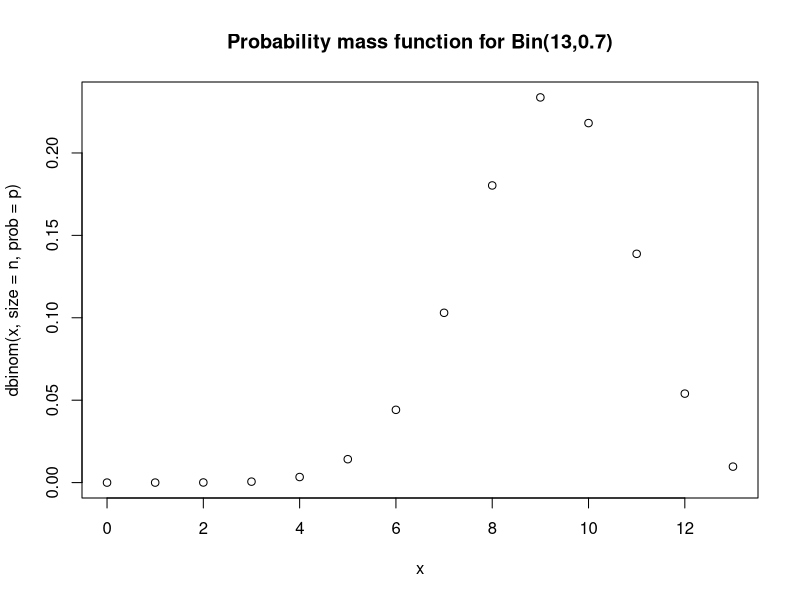
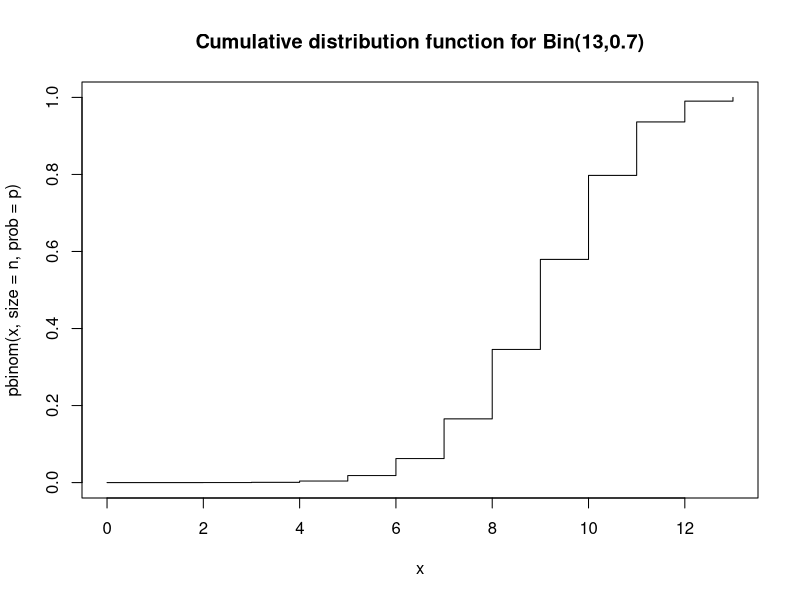
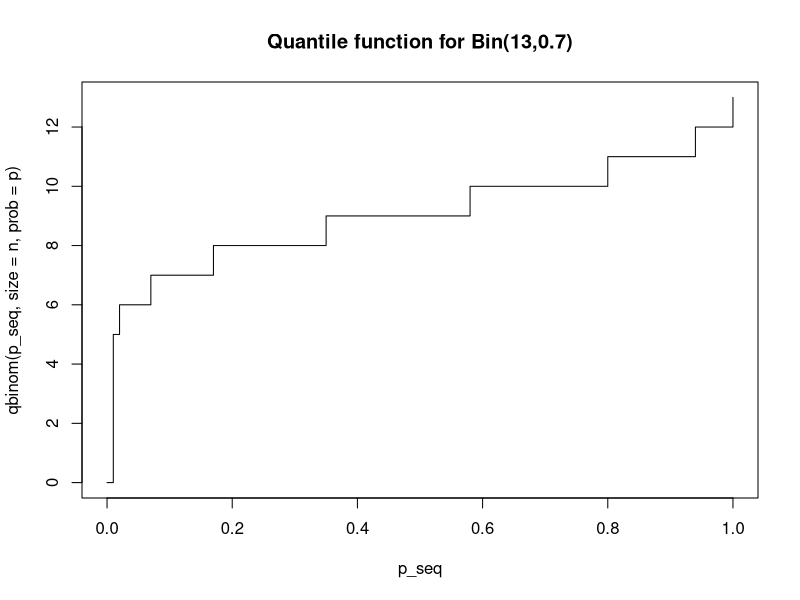
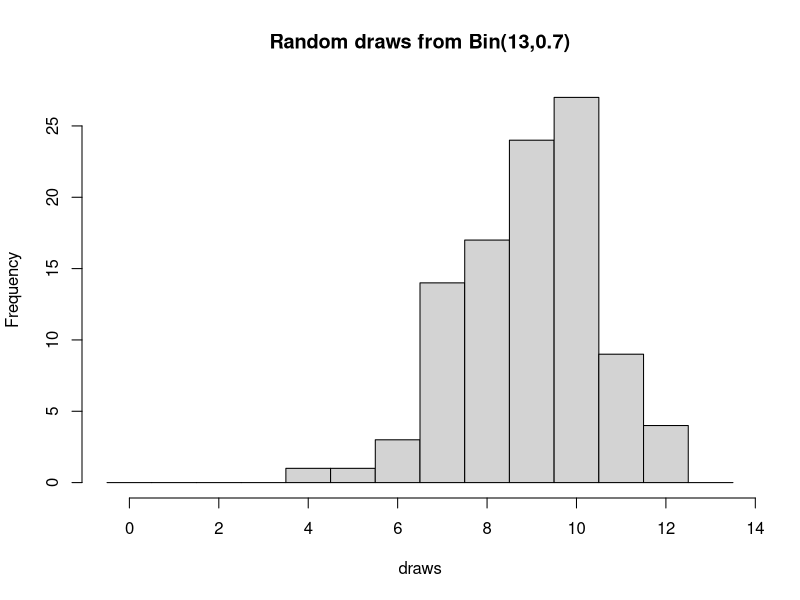
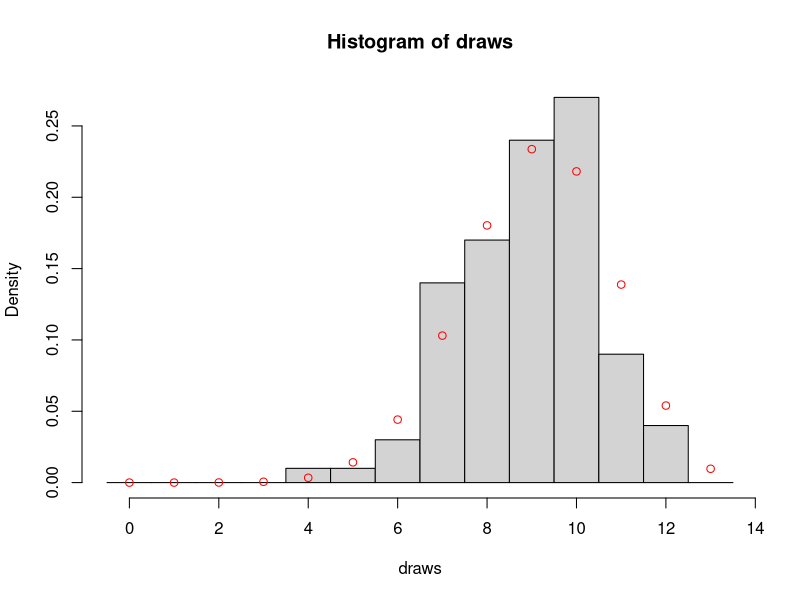
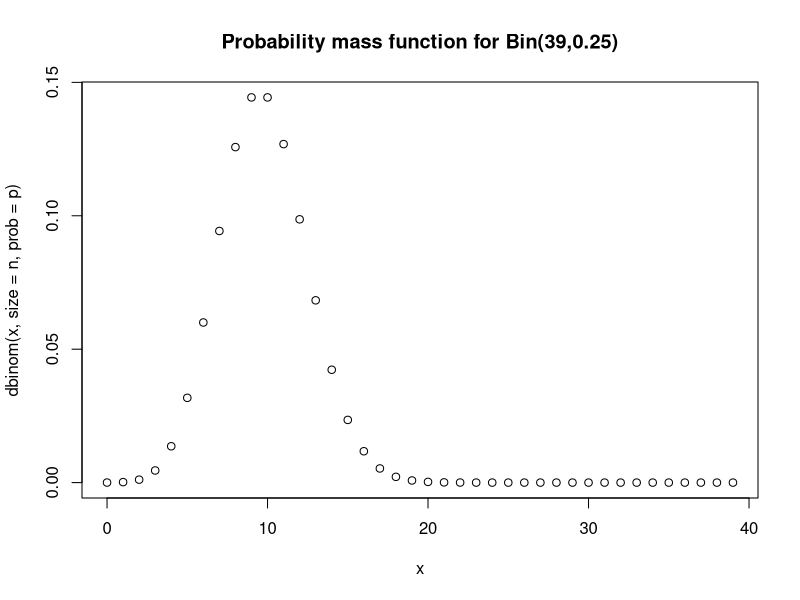
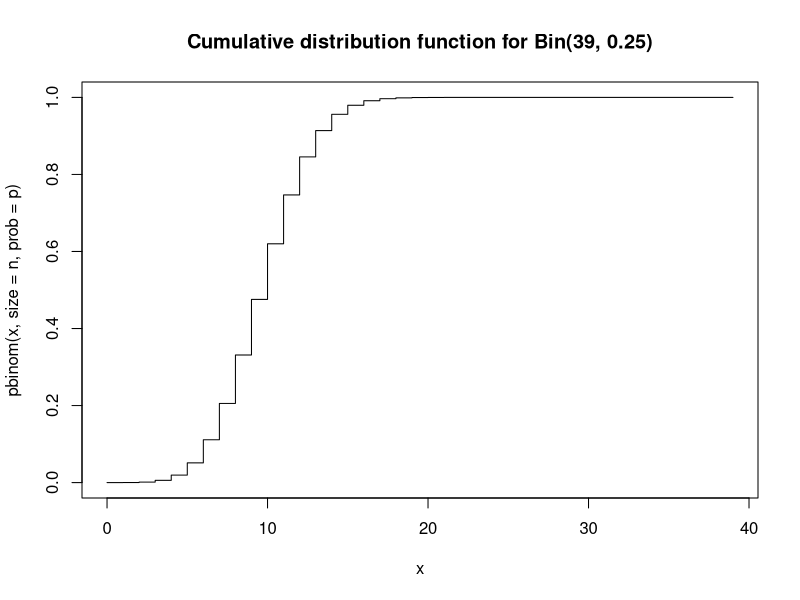
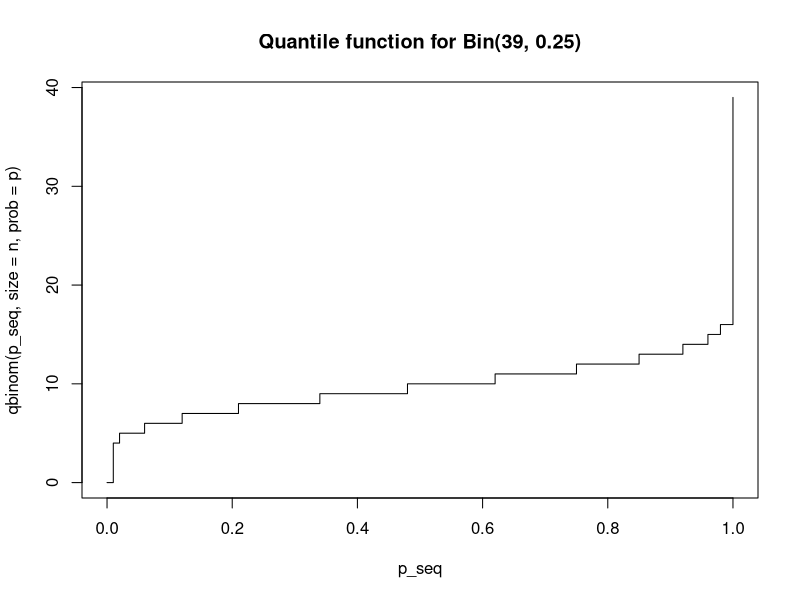

The R source for these figures, in order: (Note: this script raises an error after producing the figures.)
## ---- chunk 1
n <- 13
p <- 0.7
dbinom(6, size = n, prob = p)
## ---- chunk 2
x <- 0:n
plot(x, dbinom(x, size = n, prob = p), main = "Probability mass function for Bin(13,0.7)")
## ---- chunk 3
pbinom(9, size = n, prob = p)
## ---- chunk 4
plot(x, pbinom(x, size = n, prob = p), type="s", main = "Cumulative distribution function for Bin(13,0.7)")
## ---- chunk 5
p_seq <- seq(from = 0, to = 1, length = 101)
plot(p_seq, qbinom(p_seq, size = n, prob = p), type="s", main = "Quantile function for Bin(13,0.7)")
## ---- chunk 6
draws <- rbinom(100, size = n, prob = p) # draw 100
brks  <- (0:(n+1)) - 0.5
hist(draws, breaks = brks, main = "Random draws from Bin(13,0.7)") 
## ---- chunk 7
hist(draws, breaks = brks, probability = TRUE)
points(x, dbinom(x, size = n, prob = p), col="red")
## ---- chunk 8
n <- 39
p <- 0.25
x <- 0:n

plot(x, dbinom(x, size = n, prob = p),                     main = 'Probability mass function for Bin(39,0.25)')
plot(x, pbinom(x, size = n, prob = p),         type = 's', main = 'Cumulative distribution function for Bin(39, 0.25)')
plot(p_seq, qbinom(p_seq, size = n, prob = p), type = 's', main = 'Quantile function for Bin(39, 0.25)')

draws <- rbinom(999, size = n, prob = p)
brks  <- (0:(n+1)) - 0.5
hist(draws, breaks = brks, probability = TRUE, main = "Random draws from Bin(39,0.25)")
points(x, dbinom(x, size = n, prob = p), col="red")
## ---- chunk 9
rate <- 2
x <- 0:10 # with no upper limit we need to decide on an upper limit

plot(x, dpois(x, lambda = rate), main = "Probability mass function for Po(2)") 
## ---- chunk 10
plot(x, ppois(x, lambda = rate), type="s", main = "Cumulative distribution function for Po(2)")
## ---- chunk 11
plot(p_seq, qpois(p_seq, lambda = rate), type="s", ylim=c(0,10), main = "Quantile function for Po(2)") # Change the y limits for comparison purposes
## ---- chunk 12
draws <- rpois(100, lambda = rate)

hist(draws, breaks = (0:(max(draws)+1)) - 0.5, probability = TRUE, main = "Random draws from Po(2)")
points(x, dpois(x, lambda = rate), col="red")
## ---- chunk 13
rate <- 23
x <- 5:40 # with no upper limit we need to decide on an upper limit

plot(x, dpois(x, lambda = rate),                   main = 'Probability mass function for Po(23)')
plot(x, ppois(x, lambda = rate),         type="s", main = 'Cumulative distribution function for Po(23)')
plot(p_seq, qpois(p_seq, lambda = rate), type="s", main = 'Quantile function for Po(23)')

draws <- rpois(999, lambda = rate) 
hist(draws, breaks = (min(draws):(max(draws)+1)) - 0.5, probability = TRUE, main = "Random draws from Po(23)")
points(x, dpois(x, lambda = rate), col="red")
## ---- chunk 14
a <- 0
b <- 1

# The curve function expects you to give a function of `x` and then it 
# (internally) creates a sequence of values from `from` and to `to` and creates
# plots similar to what we had before, but using a line rather than points.
curve(dunif(x, min = a, max = b), from = -1, to = 2,
      xlab='y', ylab='f(y)', main='Probability density function for Unif(0,1)')
## ---- chunk 15
curve(punif(x, min = a, max = b), from = -1, to = 2,
      xlab='y', ylab='F(y)', main='Cumulative distribution function for Unif(0,1)')
## ---- chunk 16
curve(qunif(x, min = a, max = b), from = 0, to = 1,
      xlab='p', ylab='F^{-1}(p)', main='Quantile function for Unif(0,1)')
## ---- chunk 17
random_uniforms <- runif(100, min = a, max = b)
hist(random_uniforms, probability = TRUE, main = "Random draws from Unif(0,1)")
curve(dunif(x, min = a, max = b), add = TRUE, col="red")
## ---- chunk 18
a <- 13
b <- 65

opar = par(mfrow=c(2,2)) # Create a 2x2 grid of figures
curve(dunif(x, min = a, max = b), from = a-1, to = b+1,
      xlab='y', ylab='f(y)', main='Probability density function for Unif(13,65)')
curve(punif(x, min = a, max = b), from = a-1, to = b+1,
      xlab='y', ylab='f(y)', main='Cumulative distribution function for Unif(13,65)')
curve(qunif(x, min = a, max = b), from = 0, to = 1,
      xlab='y', ylab='f(y)', main='Quantile function for Unif(13,65)')
random_uniforms <- runif(999, min = a, max = b)
hist(random_uniforms, probability = TRUE, main = "Random draws from Unif(13,65)")
curve(dunif(x, min = a, max = b), add=TRUE, col="red")
par(opar)
## ---- chunk 19
mu    <- 0
sigma <- 1 # standard deviation

curve(dnorm(x, mean = mu, sd = sigma), # notice the 3rd argument is the sd
      from = -4, to = 4,
      main = "PDF for a standard normal")
## ---- chunk 20
curve(pnorm(x, mean = mu, sd = sigma), 
      from = -4, to = 4,
      main = "CDF for a standard normal",
      ylab = "F(x)")
## ---- chunk 21
curve(qnorm(x, mean = mu, sd = sigma),
      from = 0, to = 1, 
      main = "Quantile function for a standard normal")
## ---- chunk 22
draws <- rnorm(100, mean = mu, sd = sigma)
hist(draws, probability = TRUE)
curve(dnorm(x, mean = mu, sd = sigma), add = TRUE, col = "red")
## ---- chunk 23
mu    <- -4
sigma <- sqrt(3) # standard deviation!!!

opar = par(mfrow=c(2,2))
curve(dnorm(x, mean = mu, sd = sigma), 
      from = mu-4*sigma, to = mu+4*sigma,
      main = "PDF for a normal")

curve(pnorm(x, mean = mu, sd = sigma), 
      from = mu-4*sigma, to = mu+4*sigma,
      main = "CDF for a normal")

curve(qnorm(x, mean = mu, sd = sigma),
      from = 0, to = 1, 
      main = "Quantile function for a normal")

draws <- rnorm(999, mean = mu, sd = sigma)
hist(draws, probability = TRUE)
curve(dnorm(x, mean = mu, sd = sigma), add = TRUE, col = "red")
par(opar)
## ---- chunk 24
# Try any values for mu and sigma
mu    <- 0
sigma <- 1

pnorm(mu+1*sigma, mean = mu, sd = sigma) - pnorm(mu-1*sigma, mean = mu, sd = sigma)
pnorm(mu+2*sigma, mean = mu, sd = sigma) - pnorm(mu-2*sigma, mean = mu, sd = sigma)
pnorm(mu+3*sigma, mean = mu, sd = sigma) - pnorm(mu-3*sigma, mean = mu, sd = sigma)

## ---- chunk 25
n <- 70
p <- 0.015

dbinom(0, size = n, prob = p)
1-pbinom(2, size = n, prob = p)
## ---- chunk 26
knitr::knit("lab03.Rmd", tangle = TRUE)
